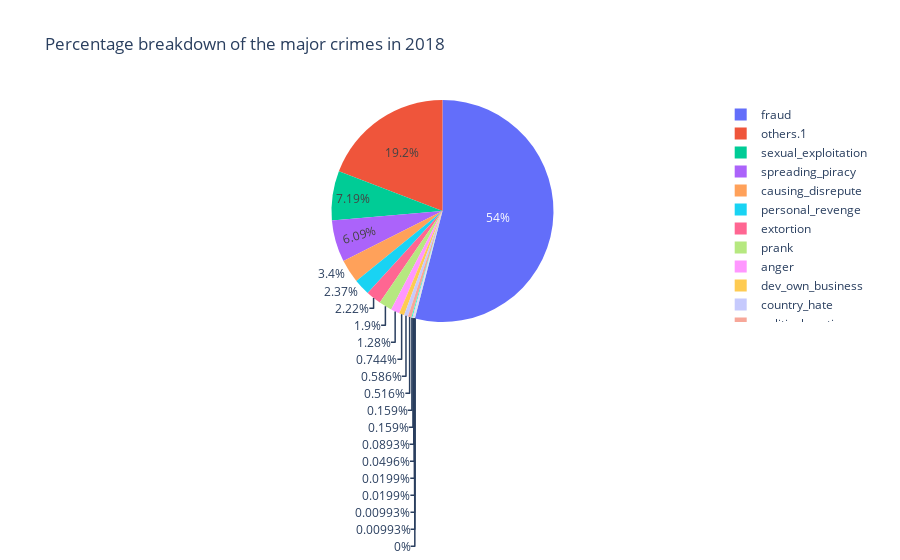

Here is the notebook cell this chart was saved with:
### Code cell
#what percentage of crime was the particular state 
#for 2018
fig = px.pie(final_df, values='2018', names='Categories', hover_data=['state_2018'], title="Percentage breakdown of the major crimes in 2018")
fig.show()

### Figure 1 — Plotly figure (JSON) as saved in the notebook; plotly's stock layout.template omitted (floating-point values rounded to 4 significant figures)
{"data": [{"customdata": [["Assam"], ["Maharashtra"], ["Karnataka"], ["Odisha"], ["Uttar Pradesh"], ["Uttar Pradesh"], ["Maharashtra"], ["Tamil Nadu"], ["Jharkhand"], ["Assam"], ["Andhra Pradesh"], ["Jharkhand"], ["Uttar Pradesh"], ["Uttar Pradesh"], ["Maharashtra"], ["Uttar Pradesh"], ["Uttar Pradesh"], ["Andhra Pradesh"], ["Uttarakhand"], ["Andhra Pradesh"], ["Uttar Pradesh"], [null]], "domain": {"x": [0, 1], "y": [0, 1]}, "hovertemplate": "Categories=%{label}<br>2018=%{value}<br>state_2018=%{customdata[0]}<extra></extra>", "labels": ["personal_revenge", "anger", "fraud", "extortion", "causing_disrepute", "prank", "sexual_exploitation", "political_motives", "t_activities", "t_recruitment", "t_funding", "others", "country_hate", "disrupt_public_service", "sale_illegal", "dev_own_business", "spreading_piracy", "psycho_pervert", "steal_info", "suicide", "others.1", "total"], "legendgroup": "", "name": "", "showlegend": true, "type": "pie", "values": [239, 129, 5441, 224, 343, 191, 724, 52, 16, 1, 0, 16, 59, 9, 2, 75, 614, 2, 5, 1, 1931, null]}], "layout": {"legend": {"tracegroupgap": 0}, "title": {"text": "Percentage breakdown of the major crimes in 2018"}}}
